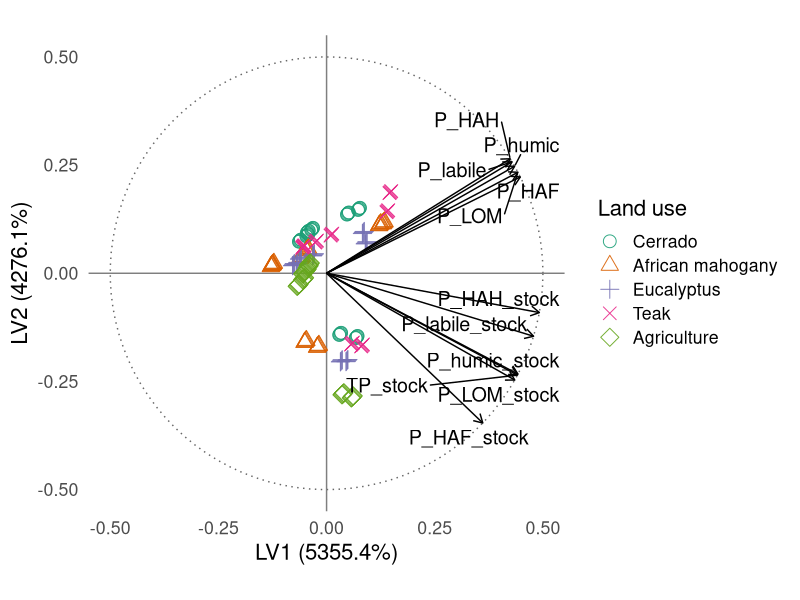
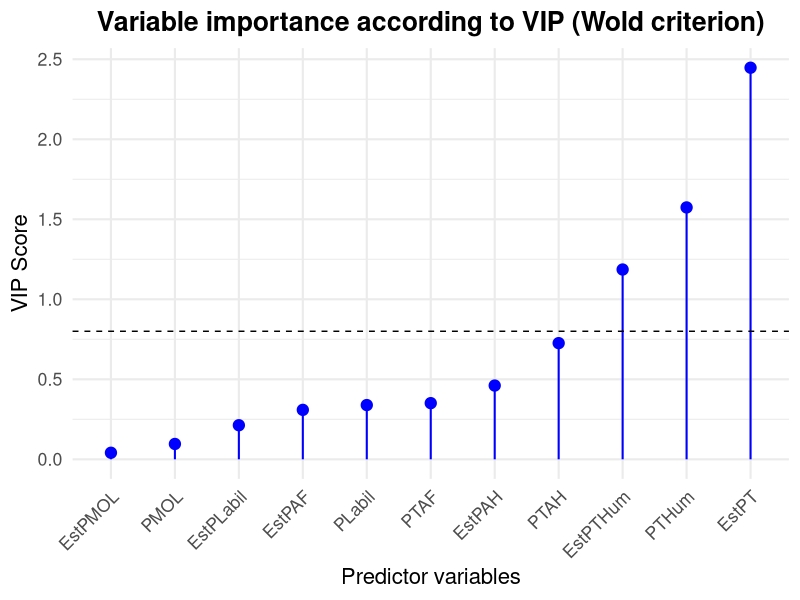
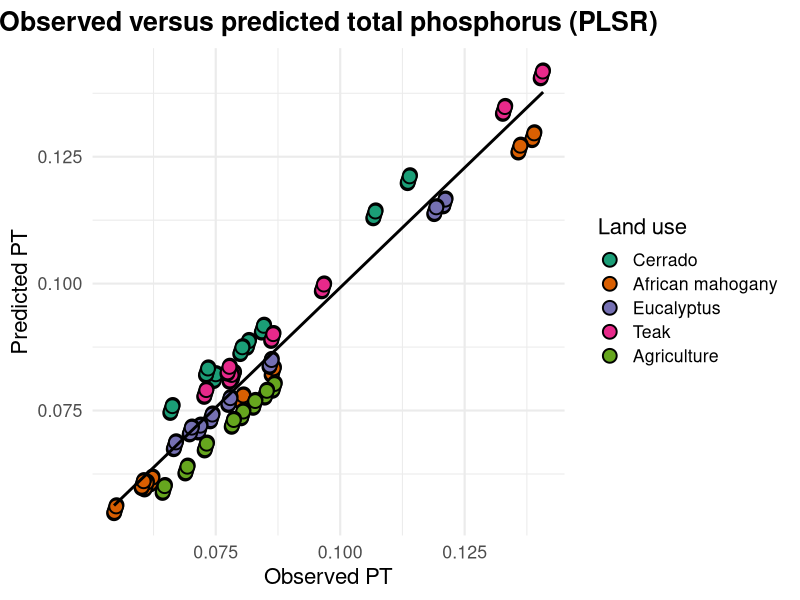

Reproduce these figures in R, in order. (Note: this script raises an error after producing the figures.)
# Carregar pacotes
library(pls)
library(ggplot2)
library(ggrepel)
library(dplyr)
library(readxl)
library(tidyr)


rm(list = ls())     
gc()

# Carregar dados
dados <- read_excel("banco_dados.xlsx", sheet = "DADOS") %>% na.omit()
names(dados) <- trimws(names(dados))  # Corrigir espaços nos nomes

# Variáveis preditoras relacionadas ao fósforo (P)
variaveis_P <- c(
  "PLabil", "PMOL", "PTAF", "PTAH", "PTHum",
  "EstPT", "EstPLabil", "EstPMOL", "EstPAF", "EstPAH", "EstPTHum"
)
X <- dados %>% select(all_of(variaveis_P))
Y_PT <- dados$PT
grupo <- factor(dados$Amb, levels = 1:5,
                labels = c("Cerrado", "African mahogany", "Eucalyptus", "Teak", "Agriculture"))

# Rodar PLSR
modelo <- plsr(Y_PT ~ ., data = X, ncomp = 2, validation = "LOO")
expl_x <- explvar(modelo)[1:2] * 100
label_x <- paste0("LV1 (", round(expl_x[1], 1), "%)")
label_y <- paste0("LV2 (", round(expl_x[2], 1), "%)")



# Scores
scores_df <- as.data.frame(scores(modelo)[, 1:2])
colnames(scores_df) <- c("LV1", "LV2")
scores_df <- scores_df %>%
  mutate(
    LV1 = LV1 * 4,
    LV2 = LV2 * 4
  )
colnames(scores_df) <- c("LV1", "LV2")
scores_df$Amb <- grupo

# Loadings normalizados
loadings_raw <- loadings(modelo)[, 1:2]
loadings_scaled <- sweep(loadings_raw, 1, sqrt(rowSums(loadings_raw^2)), FUN = "/")
loadings_df <- as.data.frame(loadings_scaled)
colnames(loadings_df) <- c("LV1", "LV2")
loadings_df$var <- rownames(loadings_df)
label_map_p <- c(
  "PLabil" = "P_labile",
  "PMOL" = "P_LOM",
  "PTAF" = "P_HAF",
  "PTAH" = "P_HAH",
  "PTHum" = "P_humic",
  "EstPT" = "TP_stock",
  "EstPLabil" = "P_labile_stock",
  "EstPMOL" = "P_LOM_stock",
  "EstPAF" = "P_HAF_stock",
  "EstPAH" = "P_HAH_stock",
  "EstPTHum" = "P_humic_stock"
)
loadings_df$label <- dplyr::recode(loadings_df$var, !!!label_map_p, .default = loadings_df$var)

# Escalar os loadings para caber no raio de 1.2
escala_setas <- 0.5
loadings_df$LV1 <- loadings_df$LV1 * escala_setas
loadings_df$LV2 <- loadings_df$LV2 * escala_setas

# Círculo de correlação ajustado (raio = 1.2)
circle <- data.frame(
  x = cos(seq(0, 2 * pi, length.out = 100)) * escala_setas,
  y = sin(seq(0, 2 * pi, length.out = 100)) * escala_setas
)

# Gráfico PLSR com ajustes visuais
ggplot() +
  geom_path(data = circle, aes(x = x, y = y),
            linetype = "dotted", color = "gray40") +
  geom_hline(yintercept = 0, color = "gray50") +
  geom_vline(xintercept = 0, color = "gray50") +
  geom_point(data = scores_df, aes(x = LV1, y = LV2, shape = Amb, color = Amb),
             size = 4, alpha = 0.9) +
  geom_segment(data = loadings_df,
               aes(x = 0, y = 0, xend = LV1, yend = LV2),
               arrow = arrow(length = unit(0.25, "cm")), color = "black") +
  geom_text_repel(data = loadings_df,
                  aes(x = LV1, y = LV2, label = label), size = 5) +
  coord_fixed(xlim = c(-0.5, 0.5), ylim = c(-0.5, 0.5)) +
  scale_color_brewer(palette = "Dark2") +
  scale_shape_manual(values = 1:5) +
  labs(x = label_x, y = label_y, color = "Land use", shape = "Land use") +
  theme_minimal(base_size = 16) +
  theme(panel.grid = element_blank(), legend.position = "right")


# TABELA 1 – Estatísticas descritivas
tabela_descr <- X %>%
  summarise_all(list(
    media = mean, sd = sd, min = min, max = max,
    cv = ~ 100 * sd(.) / mean(.)
  )) %>%
  pivot_longer(cols = everything(),
               names_to = c("Variável", ".value"),
               names_sep = "_")

# TABELA 2 – Variância explicada acumulada
r2 <- R2(modelo, estimate = "train")
r2y <- round(100 * r2$val[1, 1, c("1 comps", "2 comps")], 2)
expl_x <- round(explvar(modelo)[1:2] * 100, 2)
tabela_r2 <- data.frame(
  Componente = c("LV1", "LV2"),
  R2X_acum = expl_x,
  R2Y_acum = r2y
)

# TABELA 3 – Loadings
tabela_loadings <- as.data.frame(loadings(modelo)[, 1:2])
colnames(tabela_loadings) <- c("LV1", "LV2")
tabela_loadings$Variável <- rownames(tabela_loadings)
tabela_loadings <- tabela_loadings[, c("Variável", "LV1", "LV2")]

# TABELA 4 – VIP scores
vip_pls <- function(object) {
  SS <- c(object$Yloadings[, 1]^2) * colSums(object$scores^2)
  W <- object$loading.weights
  p <- nrow(W)
  h <- ncol(object$scores)
  VIP <- rep(0, p)
  for (j in 1:p) {
    weight_sq <- W[j, ]^2
    VIP[j] <- sqrt(p * sum(SS * weight_sq) / sum(SS))
  }
  names(VIP) <- rownames(W)
  return(VIP)
}
vip_scores <- vip_pls(modelo)
tabela_vip <- data.frame(
  Variável = names(vip_scores),
  VIP = round(vip_scores, 3)
) %>% arrange(desc(VIP))

# Gráfico de VIP
ggplot(tabela_vip, aes(x = reorder(Variável, VIP), y = VIP)) +
  geom_segment(aes(xend = Variável, y = 0, yend = VIP), color = "blue", size = 0.7) +
  geom_point(color = "blue", size = 3.5) +
  geom_hline(yintercept = 0.8, linetype = "dashed", color = "black") +
  labs(
    title = "Variable importance according to VIP (Wold criterion)",
    x = "Predictor variables",
    y = "VIP Score"
  ) +
  theme_minimal(base_size = 16) +
  theme(axis.text.x = element_text(angle = 45, hjust = 1),
        plot.title = element_text(face = "bold", hjust = 0.5))

# Exibir tabelas no console
print("TABELA 1 – Estatísticas descritivas:")
print(tabela_descr, digits = 3)
print("TABELA 2 – Variância explicada:")
print(tabela_r2)
print("TABELA 3 – Loadings das variáveis:")
print(tabela_loadings, digits = 3)
print("TABELA 4 – VIP (Critério de Wold):")
print(tabela_vip)




# ==========================
# FIGURA 4 – Y observado vs. Y predito
# ==========================

# Previsões do modelo com Y_PT
y_pred <- predict(modelo, ncomp = 2)
df_pred <- data.frame(
  Observado = Y_PT,
  Predito = y_pred[, , 1],
  LandUse = grupo
)

# Criar linha de tendência
modelo_lm <- lm(Predito ~ Observado, data = df_pred)
linha_trend <- data.frame(
  Observado = seq(min(df_pred$Observado), max(df_pred$Observado), length.out = 100)
)
linha_trend$Predito <- predict(modelo_lm, newdata = linha_trend)

# Gráfico final
p_pred_pt <- ggplot(df_pred, aes(x = Observado, y = Predito)) +
  geom_point(aes(fill = LandUse), shape = 21, color = "black", size = 4, stroke = 1) +
  geom_line(data = linha_trend, aes(x = Observado, y = Predito), color = "black", linewidth = 1) +
  scale_fill_brewer(palette = "Dark2") +
  labs(
    title = "Observed versus predicted total phosphorus (PLSR)",
    x = "Observed PT",
    y = "Predicted PT",
    fill = "Land use"
  ) +
  theme_minimal(base_size = 16) +
  theme(
    legend.position = "right",
    plot.title = element_text(face = "bold", hjust = 0.5)
  )
print(p_pred_pt)
ggsave("../2-FIGURAS/predicoes_pt.png", p_pred_pt, width = 8, height = 7, dpi = 300)

       
# ==========================
# FIGURA 5 – Resíduos vs. Y predito
# ==========================
residuos <- Y_PT - y_pred[, , 1]
df_resid <- data.frame(Predito = y_pred[, , 1], Residual = residuos)

ggplot(df_resid, aes(x = Predito, y = Residual)) +
  geom_point(alpha = 0.7) +
  geom_hline(yintercept = 0, linetype = "dashed", color = "gray50") +
  labs(
    title = "Residuals versus predicted values for total phosphorus (PLSR)",
    x = "Predicted PT",
    y = "Residual"
  ) +
  theme_minimal(base_size = 16)
